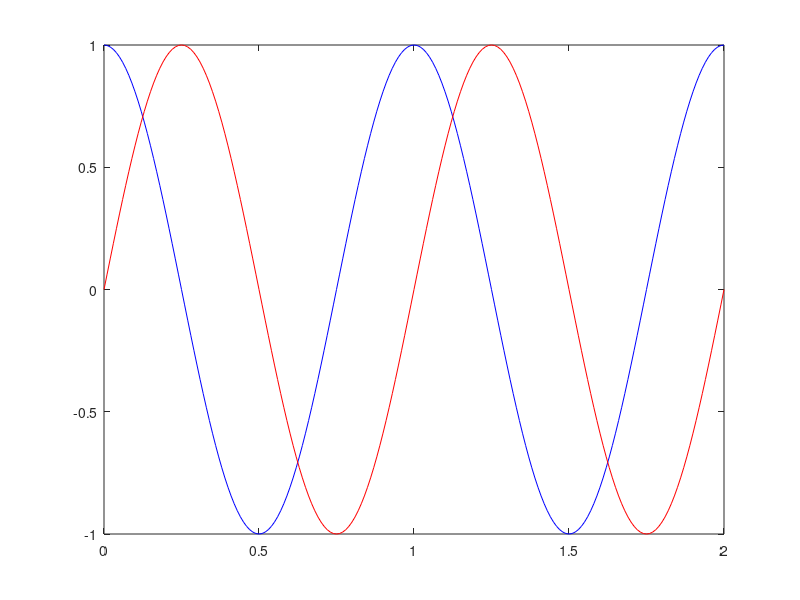

This figure's MATLAB source:

t = linspace(0,2,201); % variable t, spanning from 0 to 2 seconds, with 201 measuring points

A = 1;
f = 1;
Phase = 0;

y=A*exp((1j*(2*pi*f*t)+Phase));

plot(t,real(y),'color',[0 0 1]); %blue is RGB code [0,0,1]  
hold on; 
% hold on adds a second line plot without deleting the existing line plot. 
plot(t,imag(y),'color',[1 0 0]); % red is RGB code [1,0,0]
hold off; 
% hold off sets the hold state to off so that new plots added to the axes clear existing plots and reset all axes properties